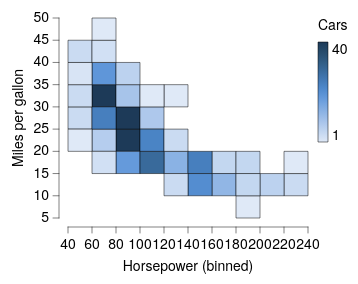

Vega-Lite specification stored for this chart:
### Vega-Lite specification from a JSON file in a GitHub repository (floating-point values rounded to 4 significant figures; data arrays with more than 128 entries replaced by an {"elided": "..."} marker saying what was removed)
{"background": null, "config": {"arc": {"fill": "#DBDBDB", "fillOpacity": 1.0, "innerRadius": 25.0, "padAngle": 0.03, "stroke": "black", "strokeOpacity": 1, "strokeWidth": 0.25}, "area": {"fill": "#DBDBDB", "fillOpacity": 1.0, "stroke": "black", "strokeOpacity": 1, "strokeWidth": 0.25}, "axis": {"domain": true, "domainCap": "round", "domainColor": "black", "domainWidth": 0.25, "grid": false, "gridCap": "round", "gridColor": "#F1F1F1", "gridDash": [0, 0], "gridOpacity": 1.0, "gridWidth": 0.25, "labelColor": "black", "labelFont": "HelveticaNeue", "labelFontSize": 7, "labelFontStyle": "normal", "labelFontWeight": 400, "offset": 4.5, "ticks": true, "tickCap": "round", "tickColor": "black", "tickRound": false, "tickSize": 3, "tickWidth": 0.25, "titleColor": "black", "titleFont": "HelveticaNeue", "titleFontSize": 7, "titleFontStyle": "normal", "titleFontWeight": 400}, "axisX": {"domain": true, "labelAlign": "center", "labelAngle": 0, "labels": true, "ticks": true, "translate": 0}, "axisY": {"domain": true, "labelAlign": "right", "labelAngle": 0, "labels": true, "ticks": true, "translate": 0}, "axisRight": {"domain": true, "labelAlign": "left", "labelAngle": 0, "labels": true, "ticks": true, "translate": 0}, "axisTop": {"domain": true, "labelAlign": "center", "labelAngle": 0, "labels": true, "ticks": true, "translate": 0}, "axisBand": {"tickOffset": 0}, "bar": {"fill": "#DBDBDB", "fillOpacity": 1.0, "stroke": "black", "strokeOpacity": 1, "strokeWidth": 0.25}, "boxplot": {"size": 9.0, "ticks": {"cornerRadius": 0.25, "fill": "black", "size": 4.5, "thickness": 0.25}, "box": {"fillOpacity": 1.0, "stroke": "black", "strokeOpacity": 1, "strokeWidth": 0.25}, "median": {"fill": "black", "fillOpacity": 1.0, "size": 9.0, "thickness": 0.25}, "rule": {"fill": "black", "fillOpacity": 1.0, "size": 10.0, "stroke": "black", "strokeDash": [0, 0], "strokeOpacity": 1, "strokeWidth": 0.25}, "outliers": {"color": "black", "fill": "black", "fillOpacity": 1.0, "size": 0, "stroke": "black", "strokeOpacity": 1, "strokeWidth": 0.25}}, "circle": {"fill": "black", "fillOpacity": 1.0, "size": 0.5, "stroke": null, "strokeOpacity": 1, "strokeWidth": 0.25}, "errorband": {"band": {"fillOpacity": 0.6, "stroke": null, "strokeWidth": 0.25, "strokeOpacity": 1}, "borders": {"opacity": 0, "strokeOpacity": 0.25, "strokeWidth": 1}}, "errorbar": {"opacity": 1, "rule": {"strokeDash": [0, 0], "strokeWidth": 0.25}, "ticks": {"color": "black", "cornerRadius": 0.125, "opacity": 1, "size": 6.0, "thickness": 0.25}, "thickness": 0.25}, "font": "HelveticaNeue", "geoshape": {"fill": "#DBDBDB", "fillOpacity": 1.0, "stroke": "black", "strokeOpacity": 1, "strokeWidth": 0.25}, "header": {"labelColor": "black", "labelFont": "HelveticaNeue", "labelFontSize": 7, "labelFontStyle": "normal", "labelFontWeight": 400, "titleColor": "black", "titleFont": "HelveticaNeue", "titleFontSize": 7, "titleFontStyle": "normal", "titleFontWeight": 400, "titlePadding": 0}, "legend": {"disable": false, "offset": 4.5, "gradientLength": 50.0, "gradientThickness": 5.0, "gradientOpacity": 1.0, "gradientStrokeColor": "black", "gradientStrokeWidth": 0.25, "labelColor": "black", "labelFont": "HelveticaNeue", "labelFontSize": 7, "labelFontStyle": "normal", "labelFontWeight": 400, "strokeColor": "black", "strokeWidth": 0, "symbolSize": 42, "symbolStrokeColor": "black", "symbolStrokeWidth": 0.25, "titleColor": "black", "titleFont": "HelveticaNeue", "titleFontSize": 7, "titleFontStyle": "normal", "titleFontWeight": 400}, "line": {"color": "black", "stroke": "black", "strokeCap": "round", "strokeDash": [0, 0], "strokeOpacity": 1, "strokeWidth": 0.375}, "point": {"filled": true, "fill": "#DBDBDB", "fillOpacity": 1.0, "size": 5.0, "stroke": "black", "strokeOpacity": 1, "strokeWidth": 0.25}, "range": {"category": ["#C6D9F1", "#F1C9CB", "#FEF0B9", "#CEE37A", "#7AA8E0", "#E589A3", "#FDDD5D", "#68B961", "#4177B1", "#C35082", "#E5C227", "#438156"], "diverging": {"scheme": ["#C35082", "#CE6D94", "#D989A7", "#E2A4BA", "#EABFCE", "#F1DBE2", "#F6F6F6", "#D7E0EB", "#B9CBE0", "#9BB6D5", "#7DA1C9", "#5F8CBD", "#4177B1"]}, "heatmap": {"scheme": ["#DFE9F7", "#C6D9F1", "#ADC8EC", "#94B8E6", "#7AA8E0", "#6097DA", "#4D87CA", "#4177B1", "#386898", "#2F597F", "#264A69", "#1D3A58"]}, "ordinal": {"scheme": ["#F1F1F1", "#DBDBDB", "#C6C6C6", "#B2B2B2", "#9D9D9D", "#898989", "#767676", "#636363", "#515151", "#404040", "#2F2F2F", "#1F1F1F"]}, "ramp": {"scheme": ["#DFE9F7", "#C6D9F1", "#ADC8EC", "#94B8E6", "#7AA8E0", "#6097DA", "#4D87CA", "#4177B1", "#386898", "#2F597F", "#264A69", "#1D3A58"]}}, "rule": {"color": "black", "stroke": "black", "strokeCap": "round", "strokeDash": [2, 2], "strokeOpacity": 1, "strokeWidth": 0.25}, "scale": {"bandPaddingInner": 0.1, "bandPaddingOuter": 0.1, "round": false}, "rect": {"fill": "#DBDBDB", "fillOpacity": 1.0, "stroke": "black", "strokeOpacity": 1, "strokeWidth": 0.25}, "square": {"fill": "#DBDBDB", "fillOpacity": 1.0, "size": 10.0, "stroke": "black", "strokeOpacity": 1, "strokeWidth": 0.25}, "text": {"color": "black", "font": "HelveticaNeue", "fontSize": 7, "fontStyle": "normal", "fontWeight": 400}, "title": {"anchor": "middle", "frame": "group", "color": "black", "font": "HelveticaNeue", "fontSize": 7, "fontStyle": "normal", "fontWeight": 400, "subtitleColor": "black", "subtitleFont": "HelveticaNeue", "subtitleFontSize": "HelveticaNeue", "subtitleFontStyle": "normal", "subtitleFontWeight": 400}, "view": {"continuousWidth": 120, "continuousHeight": 100, "discreteWidth": 120, "discreteHeight": 100, "fill": null, "stroke": null, "strokeWidth": 0.25}}, "data": {"name": "data-7285c4e2e195e5a75737a34913199f5f"}, "mark": {"type": "rect"}, "encoding": {"color": {"aggregate": "count", "title": "Cars", "type": "quantitative"}, "x": {"bin": {"maxbins": 12}, "field": "Horsepower", "type": "quantitative"}, "y": {"bin": {"maxbins": 12}, "field": "Miles_per_Gallon", "title": "Miles per gallon", "type": "quantitative"}}, "$schema": "https://vega.github.io/schema/vega-lite/v6.4.1.json", "datasets": {"data-7285c4e2e195e5a75737a34913199f5f": {"elided": "392 records"}}}
